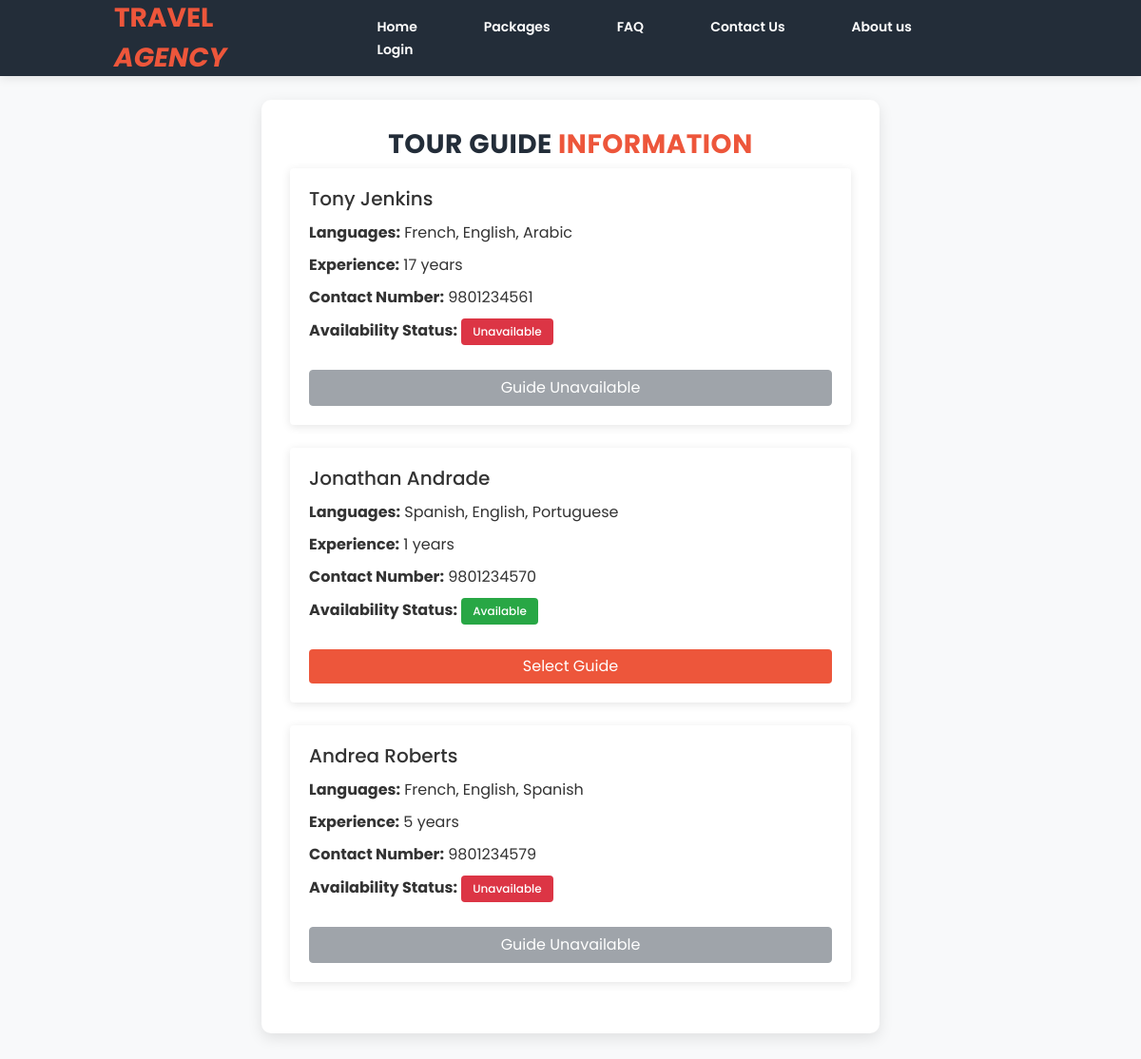
Screenshot of /tour_guide.php?package_id=2 with the database file from the repository.
### tables this page shows
CREATE TABLE TourGuide (
    Guide_ID INT PRIMARY KEY,
    Name VARCHAR(255) NOT NULL,
    Languages TEXT NOT NULL,
    Experience INT NOT NULL,
    Contact_Number VARCHAR(20) NOT NULL,
    Availability_Status ENUM('Available', 'Unavailable') NOT NULL,
    TourPackage_ID INT NOT NULL,
    FOREIGN KEY (TourPackage_ID) REFERENCES TourPackage(TourPackage_ID)
);

### tour_guide.php (the view, shortened to what this page needs)
<?php
require_once 'includes/db_connection.php';
$package_id = isset($_GET['package_id']) ? (int)$_GET['package_id'] : 0;
$guide_sql = "SELECT * FROM TourGuide WHERE TourPackage_ID = ?";
$guide_stmt = $conn->prepare($guide_sql);
$guide_stmt->bind_param("i", $package_id);
$guide_stmt->execute();
$guide_result = $guide_stmt->get_result();
$guides = $guide_result->fetch_all(MYSQLI_ASSOC);
?>
<!DOCTYPE html>
<html lang="en">
<head>
    <link rel="stylesheet" type="text/css" href="assets/css/bootstrap.min.css">
    <link rel="stylesheet" type="text/css" href="assets/css/font-awesome.css">
    <link rel="stylesheet" type="text/css" href="./assets/css/tour_guide.css">
    <link rel="stylesheet" type="text/css" href="./assets/css/nav.css">
</head>
<body>
<header class="header-area header-sticky">
    <div class="container">
        <div class="row">
            <div class="col-12">
                <nav class="main-nav">
                    <a href="index.html" class="logo">Travel <em>Agency</em></a>
                    <ul class="nav">
                    <li><a href="index.php">Home</a></li>
                    <li><a href="packages.php">Packages</a></li>
                    <li><a href="faq.php">FAQ</a></li>
                    <li><a href="contact.php">Contact Us</a></li>
                    <li><a href="about.php">About us</a></li>
                    <?php if (isset($_SESSION['customer_id'])): ?>
                        <li class="nav-item dropdown">
                            <a href="#" class="dropdown active" id="profileDropdown" data-toggle="dropdown" aria-haspopup="true" aria-expanded="false">
                                <i class="fa fa-user-circle"></i> <?php echo htmlspecialchars($_SESSION['name']); ?>
                            </a>
                            <div class="dropdown-menu custom-navbar-dropdown" aria-labelledby="profileDropdown">
                                <a class="dropdown-item" href="view_booking.php">Profile</a>
                                <a class="dropdown-item logout-btn" href="logout.php">Logout</a>
                            </div>
                        </li>
                    <?php else: ?>
                        <li><a href="login.php">Login</a></li>
                    <?php endif; ?>
                </ul>
                </nav>
            </div>
        </div>
    </div>
</header>
    <div class="container">
        <div class="guide-container section-heading">
            <h2>Tour Guide <em>Information</em></h2>
            <?php if (empty($guides)): ?>
                <div class="alert alert-info">No tour guides found for this package.</div>
            <?php else: ?>
                <?php foreach ($guides as $guide): ?>
                    <div class="guide-card mb-4">
                        <div class="card">
                            <div class="card-body">
                                <h5 class="card-title"><?php echo htmlspecialchars($guide['Name']); ?></h5>
                                <div class="guide-info">
                                    <p><strong>Languages:</strong> <?php echo htmlspecialchars($guide['Languages']); ?></p>
                                    <p><strong>Experience:</strong> <?php echo htmlspecialchars($guide['Experience']); ?> years</p>
                                    <p><strong>Contact Number:</strong> <?php echo htmlspecialchars($guide['Contact_Number']); ?></p>
                                    <p><strong>Availability Status:</strong>
                                        <span class="badge <?php echo $guide['Availability_Status'] == 'Available' ? 'bg-success' : 'bg-danger'; ?>">
                                            <?php echo htmlspecialchars($guide['Availability_Status']); ?>
                                        </span>
                                    </p>
                                </div>
                                <?php if ($guide['Availability_Status'] == 'Available'): ?>
                                    <?php
                                    $booking_url = "booking.php?package_id=" . $package_id;
                                    $booking_url .= "&guide_id=" . $guide['Guide_ID'] . "&guide_name=" . urlencode($guide['Name']);
                                    ?>
                                    <a href="<?php echo $booking_url; ?>" class="btn btn-primary w-100 mt-3">Select Guide</a>
                                <?php else: ?>
                                    <button class="btn btn-secondary w-100 mt-3" disabled>Guide Unavailable</button>
                                <?php endif; ?>
                            </div>
                        </div>
                    </div>
                <?php endforeach; ?>
            <?php endif; ?>
        </div>
    </div>
    <link rel="stylesheet" href="https://cdnjs.cloudflare.com/ajax/libs/font-awesome/6.4.2/css/all.min.css">
</body>
</html>

### assets/css/tour_guide.css (style rules this page uses)
body { font-family: 'Poppins', sans-serif; background-color: #ffffff; color: #333; margin: 0; padding: 55px; }
.section-heading h2 { font-size: 28px; font-weight: 800; color: #232d39; text-transform: uppercase; letter-spacing: 0.5px; }
.section-heading h2 em { font-style: normal; color: #ed563b; }

### assets/css/nav.css (style rules this page uses)
.main-nav { background: #232d39; width: 100%; height: 80px; padding: 0 10%; display: flex; align-items: center; justify-content: space-between; position: fixed; top: 0; left: 0; z-index: 1000; box-shadow: 0 2px 10px rgba(0, 0, 0, 0.1); }
.main-nav .logo { font-size: 28px; font-weight: 700; color: #ed563b; text-transform: uppercase; text-decoration: none; }
.main-nav ul.nav { list-style: none; padding: 0; margin: 0; display: flex; }
.main-nav ul.nav li { display: inline-block; margin-left: 30px; }
.main-nav ul.nav li a { text-decoration: none; font-size: 14px; font-weight: 600; color: #fff; padding: 20px; position: relative; transition: color 0.3s ease-in-out; }
.main-nav ul.nav li a::after { content: ""; position: absolute; left: 0; bottom: 5px; width: 0; height: 3px; background: #ed563b; transition: width 0.4s ease-in-out; }
.btn-primary { border-color: #ed563b; background-color: #ed563b; }
a { color: #ed563b; }
header, .header-area, .main-nav, .main-nav .logo, .main-nav .nav li a { transition: none !important; }

### tour_guide.php (style rules this page uses)
body { background-color: #f8f9fa; font-family: 'Poppins', sans-serif; }
.guide-container { max-width: 650px; margin: 50px auto; background: #fff; padding: 30px; border-radius: 10px; box-shadow: 0px 5px 15px rgba(0, 0, 0, 0.1); }
.guide-container h2 { text-align: center; color: #232d39; font-weight: 700; }
.btn-primary { background: #ed563b; border: none; }
.guide-card { transition: transform 0.3s ease; }
.card { border: none; box-shadow: 0 2px 10px rgba(0,0,0,0.1); }
.badge { padding: 8px 12px; border-radius: 4px; font-weight: 500; }
.bg-success { background-color: #28a745 !important; color: white; }
.bg-danger { background-color: #dc3545 !important; color: white; }
.guide-info p { margin-bottom: 10px; }

### rows the page displays
tourguide: Name "Tony Jenkins", Languages "French, English, Arabic", Experience "17", Contact_Number "9801234561", Availability_Status "Unavailable", shows "Guide Unavailable"
tourguide: Name "Jonathan Andrade", Languages "Spanish, English, Portuguese", Experience "1", Contact_Number "9801234570", Availability_Status "Available"
tourguide: Name "Andrea Roberts", Languages "French, English, Spanish", Experience "5", Contact_Number "9801234579", Availability_Status "Unavailable", shows "Guide Unavailable"
